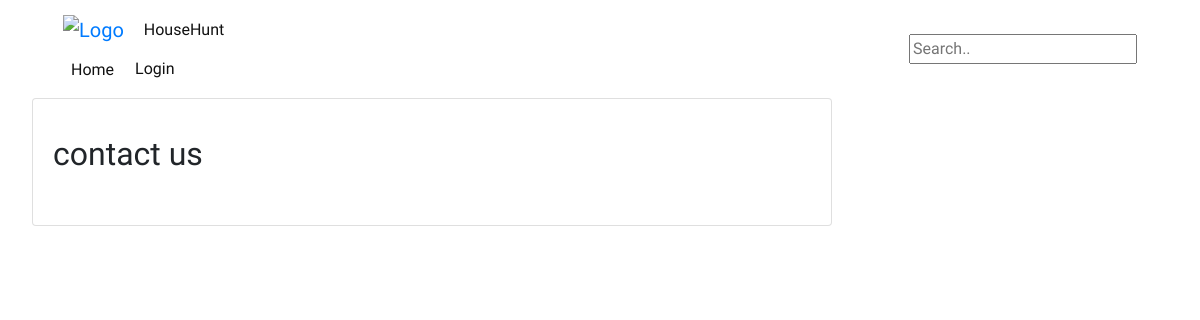
Page /contact/ on the earlier database version.
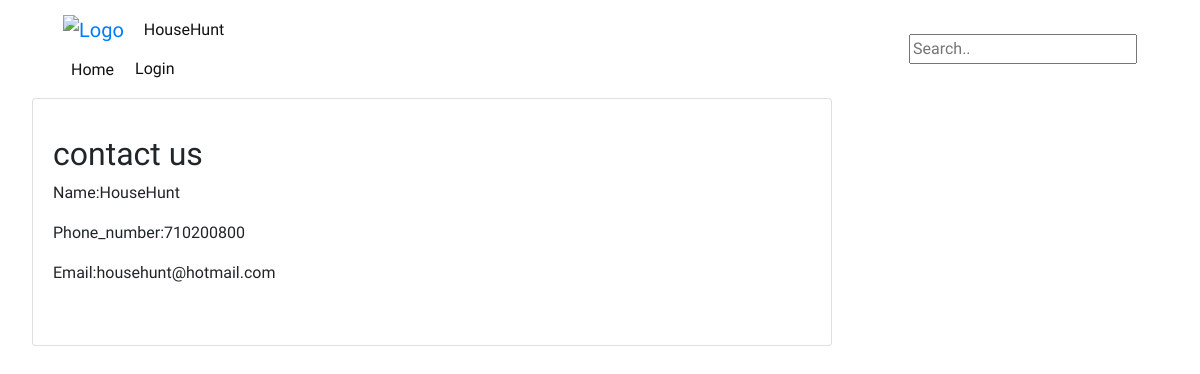
Same page on the later database version.
### hunt/models.py (models this page shows, shortened)
class Contacts(models.Model):
    name = models.CharField(max_length=30)
    phone_number = models.IntegerField()
    email_address = models.EmailField()

### hunt/views.py (the view)
# urls.py: url(r'^contact/$', views.contact, name= 'contact'),
def contact(request):
    contact = Contacts.objects.all()
    context = {
     "contact" : contact
    }
    return render(request, 'contact.html', context)

### hunt/templates/contact.html (shortened to what this page needs)
{% extends 'base.html' %}
{% load bootstrap4 %}
{% block content %}
<div class="card mb-3" style="width: 50rem;">
    <div class="card-body">
      <p class="card-text">
    <h2>contact us</h2>
    {% for contact in contact%}
      <p>Name:{{contact.name }}</p>
      <p>Phone_number:{{contact.phone_number}}</p>
      <p>Email:{{contact.email_address}}</p>
    {% endfor %}
    <br>
  </div>
</div>
{% endblock %}

Differences in the rows shown:
added Contacts: name "HouseHunt", phone_number "710200800", email_address "househunt@hotmail.com"
